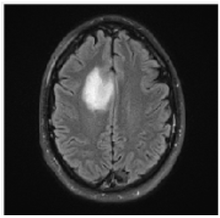
%> input picture TSMO/mri.png, 220 x 218 px, shrunk from 394 x 391 before the run
$ octave avg.m   (GNU Octave 9; MATLAB toolbox functions it lacks are replaced by stand-ins)
%> lines starting %> are read from the running program, lines starting %| are printed output that depends on the picture
a=imread('mri.png');
%> a is the input picture: size 218x220x3 uint8; min 0, max 255, mean 59.7

[row, col] = size(a);
%> row = 218; col = 660
for i=2:row+1
    for j=2:col+1
        b(i,j) = a(i-1,j-1);
    end
end
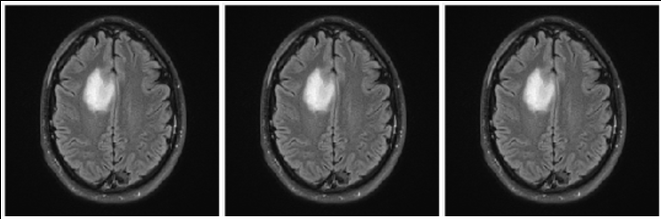
%> b: size 219x661 uint8; min 0, max 255, mean 59.3

for i=2:row+1
    b(i, 1) = a(i-1, 1);
    b(i, col+2) = a(i-1, col);
end
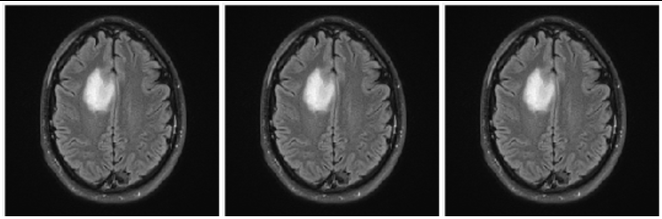
%> b: size 219x662 uint8; min 0, max 255, mean 60

for j=1:col+2
    b(1, j) = b(2, j);
    b(row+2, j) = b(row+1, j);
end
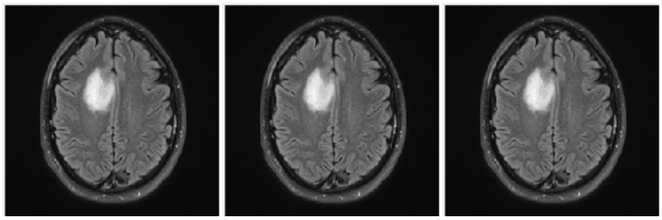
%> b: size 220x662 uint8; min 0, max 255, mean 62.1

row=row+2;
%> row = 220
col=col+2;
%> col = 662

for i=2:row-1
    for j=2:col-1
        summ=0;
        for x=-1:1
            for y=-1:1
                summ = summ + double(b(i+x, j+y));
            end
        end
        summ = summ/9;
        b(i, j)=uint8(summ);
    end
end
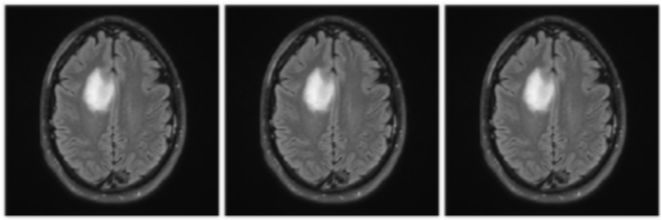
%> b: size 220x662 uint8; min 7, max 255, mean 62.1

for i=1:row-2
    for j=1:col-2
        out(i, j) = b(i+1,j+1);
    end
end
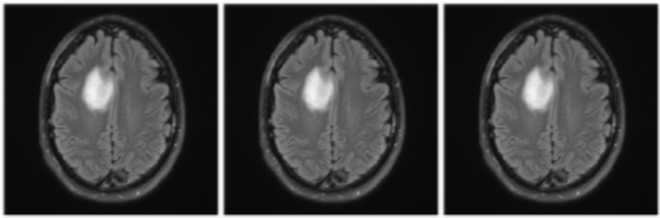
%> out: size 218x660 uint8; min 7, max 255, mean 59.8
 figure(1), imshow(a);
figure(2), imshow(uint8(out));
